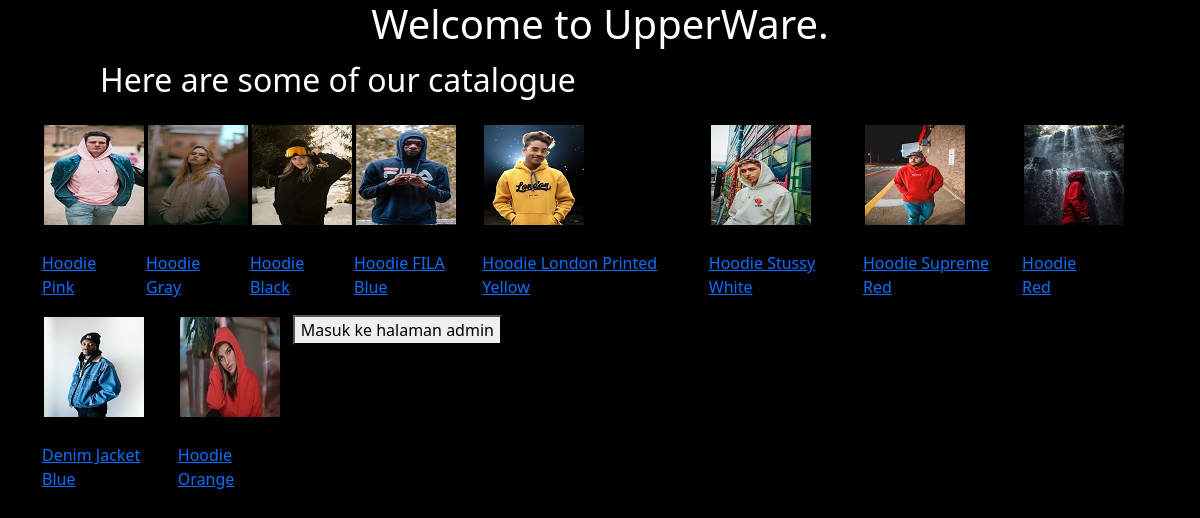
The app's page /tugas6a/index.php with its own data.
### tables this page shows
CREATE TABLE `fashion` (
  `id` int(11) NOT NULL,
  `picture` varchar(100) NOT NULL,
  `name` varchar(100) NOT NULL,
  `description` varchar(1000) NOT NULL,
  `price` int(11) NOT NULL,
  `category` varchar(100) NOT NULL
);

### tugas6a/php/functions.php (called while the page is built, shortened)
<?php
function koneksi() {
    $conn = mysqli_connect("localhost", "root", "");
    mysqli_select_db($conn, "pw_tubes_203040141");
    return $conn;
}
function query($sql) {
    $conn = koneksi();
    $result = mysqli_query($conn, "$sql");
    $fs = [];
    while ($fashion = mysqli_fetch_assoc($result)) {
        $fs[] = $fashion;
    }
    return $fs;
}
?>

### tugas6a/index.php (the view, shortened to what this page needs)
<?php
    require 'php/functions.php';
    $fashion = query("SELECT * FROM fashion");
?>
<html lang="en">
<head>
    <link href="https://cdn.jsdelivr.net/npm/bootstrap@5.0.0-beta3/dist/css/bootstrap.min.css" rel="stylesheet">
    <link rel="stylesheet" href="css/index.css">
</head>
<body>
    <h1>Welcome to UpperWare.</h1>
    <h2>Here are some of our catalogue</h2>
        <div class="container mt-4">
        <?php foreach ($fashion as $fs) : ?>
            <div class="row">
                <div class="col-2 col-sm-10">
                <img src="assets/img/<?= $fs["picture"]; ?>">
                <p class="nama"><a href="php/detail.php?id=<?= $fs['id'] ?>"><br>
                <?= $fs["name"] ?></br></a></p>
                </div>
            </div>
        <?php endforeach; ?>
        </div>
        <a href="php/login.php">
            <button type="">Masuk ke halaman admin</button>
        </a>
</body>
</html>

### tugas6a/css/index.css (style rules this page uses)
h1 { text-align: center; color: white; }
body { background-color: black; }
.row { float: left; }
img { padding: 2px; }
h2 { color: white; margin-left: 100px; padding-top: 5px; }

### records on screen
fashion: picture (picture), name "Hoodie Pink"
fashion: picture (picture), name "Hoodie Gray"
fashion: picture (picture), name "Hoodie Black"
fashion: picture (picture), name "Hoodie FILA Blue"
fashion: picture (picture), name "Hoodie London Printed Yellow"
fashion: picture (picture), name "Hoodie Stussy White"
fashion: picture (picture), name "Hoodie Supreme Red"
fashion: picture (picture), name "Hoodie Red"
fashion: picture (picture), name "Denim Jacket Blue"
fashion: picture (picture), name "Hoodie Orange"
